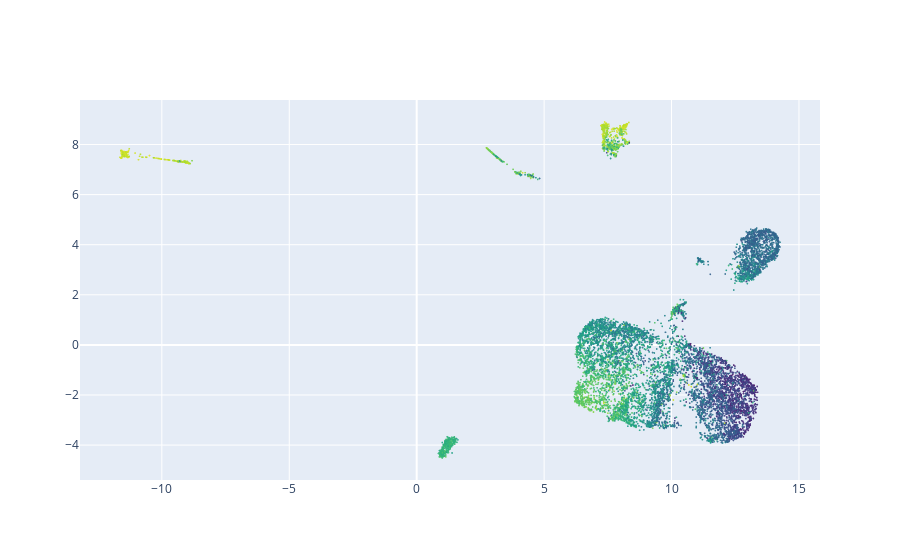

The code cell stored with this chart in its notebook:
### Code cell
checkpoint = '/home/tiankang/wusuowei/deeplearning/single_cell/denoise/lightning_logs/version_55/checkpoints/epoch=89-step=23219.ckpt'
data_dir = '/home/tiankang/wusuowei/data/single_cell/babel/snareseq_GSE126074/train/data.h5ad'
label_dir = '/home/tiankang/wusuowei/data/single_cell/babel/snareseq_GSE126074/train/labels.npy'
analysis.test_unet(Net, checkpoint, scRNADataset, data_dir, label_dir)

### Figure 1 — Plotly figure (JSON) as saved in the notebook; plotly's stock layout.template omitted (floating-point values rounded to 4 significant figures; data arrays with more than 128 entries replaced by an {"elided": "..."} marker saying what was removed)
{"data": [{"marker": {"color": {"elided": "10309 float values"}, "colorscale": [[0, "#440154"], [0.1111, "#482878"], [0.2222, "#3e4989"], [0.3333, "#31688e"], [0.4444, "#26828e"], [0.5556, "#1f9e89"], [0.6667, "#35b779"], [0.7778, "#6ece58"], [0.8889, "#b5de2b"], [1, "#fde725"]], "opacity": 0.9, "size": 2}, "mode": "markers", "type": "scattergl", "x": {"elided": "10309 float values"}, "y": {"elided": "10309 float values"}}], "layout": {}}
